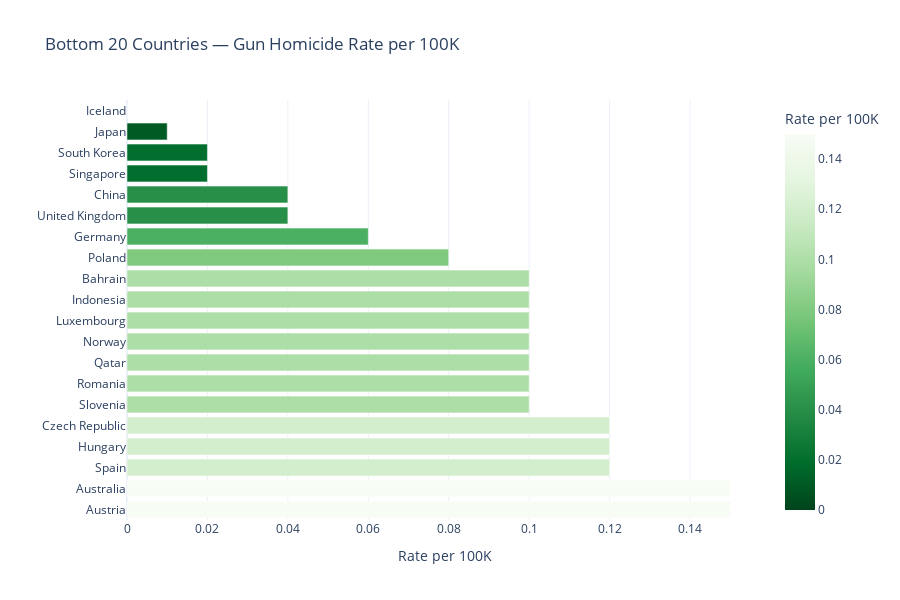

This figure's notebook cell:
### Markdown cell above
## Bottom 20 Countries (Lowest Gun Homicide Rate)

### Code cell
bottom20 = df.nsmallest(20, 'gun_homicide_rate')

fig = px.bar(
    bottom20,
    x='gun_homicide_rate',
    y='country_name',
    orientation='h',
    title='Bottom 20 Countries — Gun Homicide Rate per 100K',
    labels={'gun_homicide_rate': 'Rate per 100K', 'country_name': ''},
    color='gun_homicide_rate',
    color_continuous_scale='Greens_r',
)
fig.update_layout(
    yaxis=dict(autorange='reversed'),
    template='plotly_white',
    height=600,
    showlegend=False,
)
fig.show()

### Figure 1 — Plotly figure (JSON) as saved in the notebook; plotly's stock layout.template omitted (floating-point values rounded to 4 significant figures)
{"data": [{"hovertemplate": "Rate per 100K=%{marker.color}<br>=%{y}<extra></extra>", "legendgroup": "", "marker": {"color": [0.0, 0.01, 0.02, 0.02, 0.04, 0.04, 0.06, 0.08, 0.1, 0.1, 0.1, 0.1, 0.1, 0.1, 0.1, 0.12, 0.12, 0.12, 0.15, 0.15], "coloraxis": "coloraxis", "pattern": {"shape": ""}}, "name": "", "orientation": "h", "showlegend": false, "textposition": "auto", "type": "bar", "x": [0.0, 0.01, 0.02, 0.02, 0.04, 0.04, 0.06, 0.08, 0.1, 0.1, 0.1, 0.1, 0.1, 0.1, 0.1, 0.12, 0.12, 0.12, 0.15, 0.15], "xaxis": "x", "y": ["Iceland", "Japan", "South Korea", "Singapore", "China", "United Kingdom", "Germany", "Poland", "Bahrain", "Indonesia", "Luxembourg", "Norway", "Qatar", "Romania", "Slovenia", "Czech Republic", "Hungary", "Spain", "Australia", "Austria"], "yaxis": "y"}], "layout": {"barmode": "relative", "coloraxis": {"colorbar": {"title": {"text": "Rate per 100K"}}, "colorscale": [[0.0, "rgb(0,68,27)"], [0.125, "rgb(0,109,44)"], [0.25, "rgb(35,139,69)"], [0.375, "rgb(65,171,93)"], [0.5, "rgb(116,196,118)"], [0.625, "rgb(161,217,155)"], [0.75, "rgb(199,233,192)"], [0.875, "rgb(229,245,224)"], [1.0, "rgb(247,252,245)"]]}, "height": 600, "legend": {"tracegroupgap": 0}, "showlegend": false, "title": {"text": "Bottom 20 Countries — Gun Homicide Rate per 100K"}, "xaxis": {"anchor": "y", "domain": [0.0, 1.0], "title": {"text": "Rate per 100K"}}, "yaxis": {"anchor": "x", "autorange": "reversed", "domain": [0.0, 1.0], "title": {"text": ""}}}}
